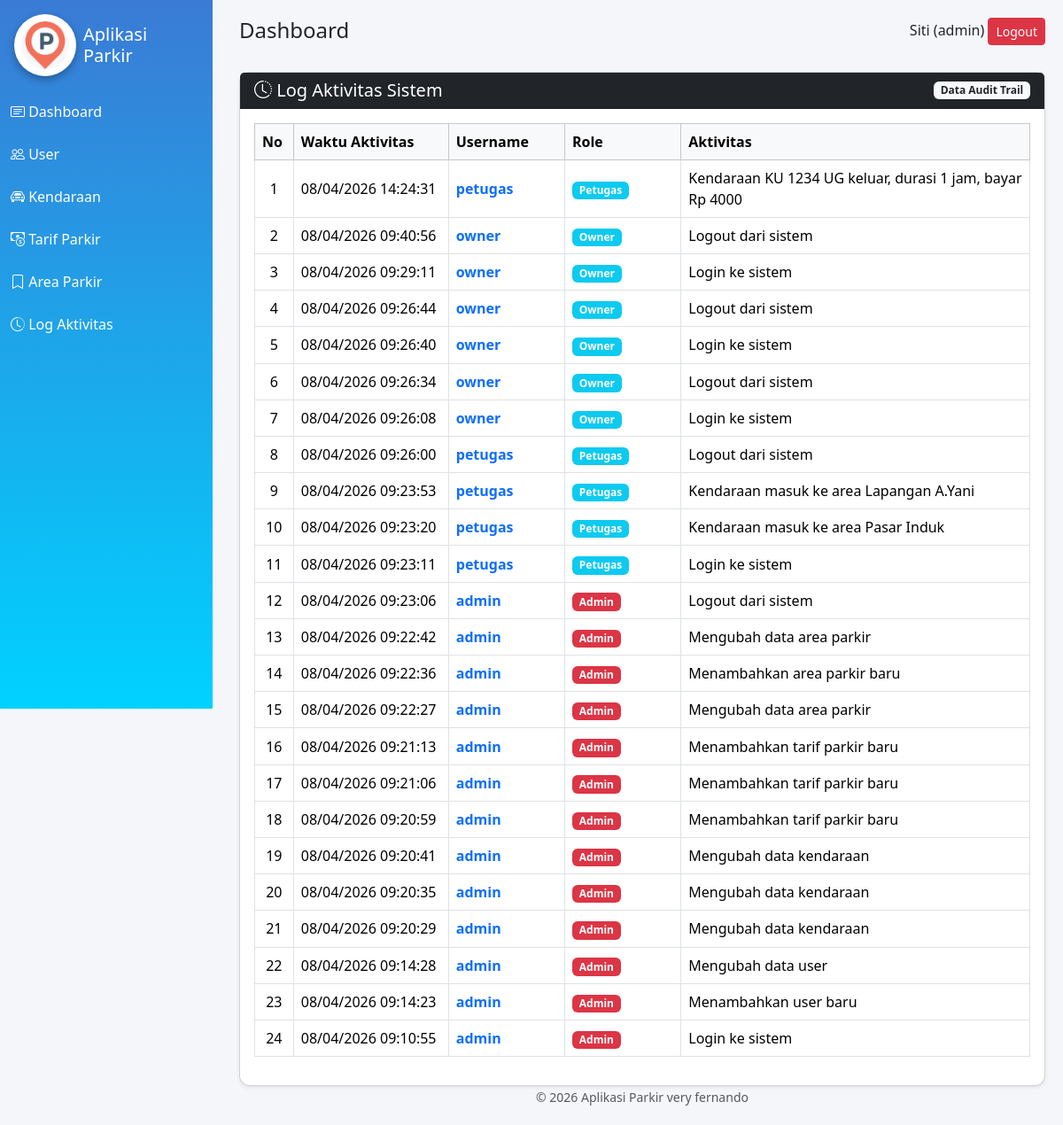
/very-aplikasi-parkir/log/index.php (signed in), run on the app's committed database.
### tables this page shows
CREATE TABLE `tb_log_aktivitas` (
  `id_log` int(11) NOT NULL,
  `id_user` int(11) DEFAULT NULL,
  `aktivitas` varchar(100) DEFAULT NULL,
  `waktu_aktivitas` datetime DEFAULT NULL
);

CREATE TABLE `tb_user` (
  `id_user` int(11) NOT NULL,
  `nama_lengkap` varchar(50) DEFAULT NULL,
  `username` varchar(50) DEFAULT NULL,
  `password` varchar(100) DEFAULT NULL,
  `role` enum('admin','petugas','owner') DEFAULT NULL,
  `status_aktif` tinyint(1) DEFAULT NULL
);

### very-aplikasi-parkir/log/index.php (the view, shortened to what this page needs)
<?php
include '../config/koneksi.php';
include '../template/header.php';
include '../template/sidebar.php';
include '../template/navbar.php';
?>
<div class="card shadow-sm">
    <div class="card-header bg-dark text-white d-flex justify-content-between align-items-center">
        <h5 class="mb-0"><i class="bi bi-clock-history"></i> Log Aktivitas Sistem</h5>
        <span class="badge bg-light text-dark">Data Audit Trail</span>
    </div>
    <div class="card-body">
        <div class="table-responsive">
            <table class="table table-hover table-bordered align-middle">
                <thead class="table-light">
                    <tr>
                        <th width="5%">No</th>
                        <th width="20%">Waktu Aktivitas</th>
                        <th width="15%">Username</th>
                        <th width="15%">Role</th>
                        <th>Aktivitas</th>
                    </tr>
                </thead>
                <tbody>
                    <?php
                    $no = 1;
                    $query = mysqli_query($conn, "SELECT tb_log_aktivitas.*, tb_user.username, tb_user.role
                                                  FROM tb_log_aktivitas
                                                  JOIN tb_user ON tb_log_aktivitas.id_user = tb_user.id_user
                                                  ORDER BY tb_log_aktivitas.waktu_aktivitas DESC");
                    if(mysqli_num_rows($query) > 0) {
                        while($row = mysqli_fetch_assoc($query)){
                    ?>
                    <tr>
                        <td class="text-center"><?= $no++; ?></td>
                        <td><?= date('d/m/Y H:i:s', strtotime($row['waktu_aktivitas'])); ?></td>
                        <td><span class="text-primary fw-bold"><?= $row['username']; ?></span></td>
                        <td>
                            <?php
                            $badge = ($row['role'] == 'admin') ? 'bg-danger' : 'bg-info';
                            echo "<span class='badge $badge'>".ucfirst($row['role'])."</span>";
                            ?>
                        </td>
                        <td><?= $row['aktivitas']; ?></td>
                    </tr>
                    <?php
                        }
                    } else {
                        echo "<tr><td colspan='5' class='text-center text-muted'>Belum ada rekaman aktivitas.</td></tr>";
                    }
                    ?>
                </tbody>
            </table>
        </div>
    </div>
</div>
<?php include '../template/footer.php'; ?>

### very-aplikasi-parkir/template/header.php (shortened to what this page needs)
<!DOCTYPE html>
<html>
<head>
    <link href="https://cdn.jsdelivr.net/npm/bootstrap@5.3.8/dist/css/bootstrap.min.css" rel="stylesheet">
    <link href="https://cdn.jsdelivr.net/npm/bootstrap-icons/font/bootstrap-icons.css" rel="stylesheet">
</head>
<body>

### very-aplikasi-parkir/template/sidebar.php (shortened to what this page needs)
<div class="sidebar">
<div class="d-flex align-items-center px-3 py-3">
    <img src="../logo.jpeg" class="logo-sidebar me-2">
    <h5 class="mb-0 text-white">Aplikasi Parkir</h5>
</div>
    <?php if($_SESSION['role']=='admin'){ ?>
        <a href="../dashboard/index.php"><i class="bi bi-card-text"></i> Dashboard</a>
        <a href="../user/index.php"><i class="bi bi-people"></i> User</a>
        <a href="../kendaraan/index.php"><i class="bi bi-car-front"></i> Kendaraan</a>
        <a href="../tarif/index.php"><i class="bi bi-cash-coin"></i> Tarif Parkir</a>
        <a href="../area/index.php"><i class="bi bi-bookmark"></i> Area Parkir</a>
        <a href="../log/index.php"><i class="bi bi-clock-history"></i> Log Aktivitas
            </a>
            <?php } ?>
</div>

### very-aplikasi-parkir/template/navbar.php
<div class="content">
    <div class="d-flex justify-content-between mb-4">
        <h4>Dashboard</h4>
        <div>
            <?= $_SESSION['nama'] ?> (<?= $_SESSION['role'] ?>)
            <a href="../logout.php" class="btn btn-danger btn-sm">Logout</a>
        </div>
    </div>

### very-aplikasi-parkir/template/footer.php
<footer> <center><small class="text-muted">&copy; 2026 Aplikasi Parkir  very fernando</small> </center></footer>
    </div>
</body>
</html>

### very-aplikasi-parkir/template/header.php (style rules this page uses)
body { background:#f4f6f9; }
.sidebar { width:240px; height:100vh; position:fixed; background: linear-gradient(180deg, #3a7bd5, #00d2ff); color:white; }
.sidebar a { display:block; padding:12px; color:white; text-decoration:none; }
.content { margin-left:250px; padding:20px; }
.card { border-radius:12px; box-shadow:8 4px 10px rgba(0,0,0,0.1); }

### very-aplikasi-parkir/template/sidebar.php (style rules this page uses)
.logo-sidebar { width: 70px; height: 70px; object-fit: contain; border-radius: 50%; background: white; padding: 8px; box-shadow: 0 4px 10px rgba(0,0,0,0.3); }

### data on the page
tb_log_aktivitas: waktu_aktivitas "08/04/2026 14:24:31", id_user.username "petugas", id_user.role "Petugas", aktivitas "Kendaraan KU 1234 UG keluar, durasi 1 jam, bayar Rp 4000"
tb_log_aktivitas: waktu_aktivitas "08/04/2026 09:40:56", id_user.username "owner", id_user.role "Owner", aktivitas "Logout dari sistem"
tb_log_aktivitas: waktu_aktivitas "08/04/2026 09:29:11", id_user.username "owner", id_user.role "Owner", aktivitas "Login ke sistem"
tb_log_aktivitas: waktu_aktivitas "08/04/2026 09:26:44", id_user.username "owner", id_user.role "Owner", aktivitas "Logout dari sistem"
tb_log_aktivitas: waktu_aktivitas "08/04/2026 09:26:40", id_user.username "owner", id_user.role "Owner", aktivitas "Login ke sistem"
tb_log_aktivitas: waktu_aktivitas "08/04/2026 09:26:34", id_user.username "owner", id_user.role "Owner", aktivitas "Logout dari sistem"
tb_log_aktivitas: waktu_aktivitas "08/04/2026 09:26:08", id_user.username "owner", id_user.role "Owner", aktivitas "Login ke sistem"
tb_log_aktivitas: waktu_aktivitas "08/04/2026 09:26:00", id_user.username "petugas", id_user.role "Petugas", aktivitas "Logout dari sistem"
tb_log_aktivitas: waktu_aktivitas "08/04/2026 09:23:53", id_user.username "petugas", id_user.role "Petugas", aktivitas "Kendaraan masuk ke area Lapangan A.Yani"
tb_log_aktivitas: waktu_aktivitas "08/04/2026 09:23:20", id_user.username "petugas", id_user.role "Petugas", aktivitas "Kendaraan masuk ke area Pasar Induk"
tb_log_aktivitas: waktu_aktivitas "08/04/2026 09:23:11", id_user.username "petugas", id_user.role "Petugas", aktivitas "Login ke sistem"
tb_log_aktivitas: waktu_aktivitas "08/04/2026 09:23:06", id_user.username "admin", id_user.role "Admin", aktivitas "Logout dari sistem"
tb_log_aktivitas: waktu_aktivitas "08/04/2026 09:22:42", id_user.username "admin", id_user.role "Admin", aktivitas "Mengubah data area parkir"
tb_log_aktivitas: waktu_aktivitas "08/04/2026 09:22:36", id_user.username "admin", id_user.role "Admin", aktivitas "Menambahkan area parkir baru"
tb_log_aktivitas: waktu_aktivitas "08/04/2026 09:22:27", id_user.username "admin", id_user.role "Admin", aktivitas "Mengubah data area parkir"
tb_log_aktivitas: waktu_aktivitas "08/04/2026 09:21:13", id_user.username "admin", id_user.role "Admin", aktivitas "Menambahkan tarif parkir baru"
tb_log_aktivitas: waktu_aktivitas "08/04/2026 09:21:06", id_user.username "admin", id_user.role "Admin", aktivitas "Menambahkan tarif parkir baru"
tb_log_aktivitas: waktu_aktivitas "08/04/2026 09:20:59", id_user.username "admin", id_user.role "Admin", aktivitas "Menambahkan tarif parkir baru"
tb_log_aktivitas: waktu_aktivitas "08/04/2026 09:20:41", id_user.username "admin", id_user.role "Admin", aktivitas "Mengubah data kendaraan"
tb_log_aktivitas: waktu_aktivitas "08/04/2026 09:20:35", id_user.username "admin", id_user.role "Admin", aktivitas "Mengubah data kendaraan"
tb_log_aktivitas: waktu_aktivitas "08/04/2026 09:20:29", id_user.username "admin", id_user.role "Admin", aktivitas "Mengubah data kendaraan"
tb_log_aktivitas: waktu_aktivitas "08/04/2026 09:14:28", id_user.username "admin", id_user.role "Admin", aktivitas "Mengubah data user"
tb_log_aktivitas: waktu_aktivitas "08/04/2026 09:14:23", id_user.username "admin", id_user.role "Admin", aktivitas "Menambahkan user baru"
tb_log_aktivitas: waktu_aktivitas "08/04/2026 09:10:55", id_user.username "admin", id_user.role "Admin", aktivitas "Login ke sistem"

### other printed values
$_SESSION['nama'] "Siti"
$_SESSION['role'] "admin"
